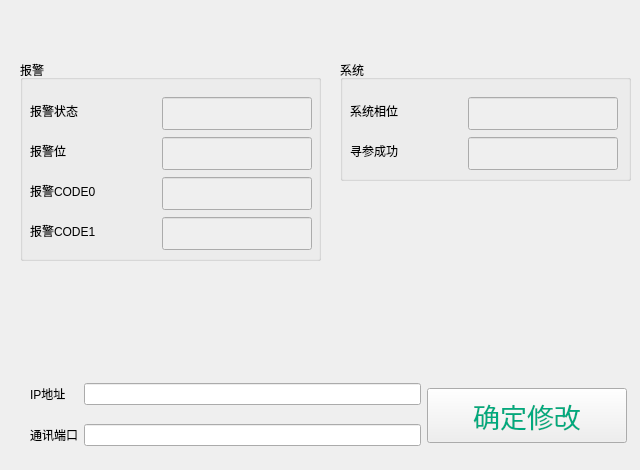
      <widget class="QWidget" name="tab_3">
       <attribute name="title">
        <string>状态及通讯</string>
       </attribute>
       <widget class="QGroupBox" name="groupBox_6">
        <property name="geometry">
         <rect>
          <x>340</x>
          <y>60</y>
          <width>291</width>
          <height>121</height>
         </rect>
        </property>
        <property name="title">
         <string>系统</string>
        </property>
        <widget class="QLineEdit" name="lE_HomeOK">
         <property name="enabled">
          <bool>false</bool>
         </property>
         <property name="geometry">
          <rect>
           <x>128</x>
           <y>77</y>
           <width>150</width>
           <height>33</height>
          </rect>
         </property>
         <property name="minimumSize">
          <size>
           <width>150</width>
           <height>0</height>
          </size>
         </property>
         <property name="maximumSize">
          <size>
           <width>150</width>
           <height>16777215</height>
          </size>
         </property>
        </widget>
        <widget class="QLabel" name="label_22">
         <property name="geometry">
          <rect>
           <x>10</x>
           <y>37</y>
           <width>112</width>
           <height>27</height>
          </rect>
         </property>
         <property name="text">
          <string>系统相位</string>
         </property>
        </widget>
        <widget class="QLineEdit" name="lE_SysPhase_1">
         <property name="enabled">
          <bool>false</bool>
         </property>
         <property name="geometry">
          <rect>
           <x>128</x>
           <y>37</y>
           <width>150</width>
           <height>33</height>
          </rect>
         </property>
         <property name="minimumSize">
          <size>
           <width>150</width>
           <height>0</height>
          </size>
         </property>
         <property name="maximumSize">
          <size>
           <width>150</width>
           <height>16777215</height>
          </size>
         </property>
        </widget>
        <widget class="QLabel" name="label_23">
         <property name="geometry">
          <rect>
           <x>10</x>
           <y>77</y>
           <width>112</width>
           <height>27</height>
          </rect>
         </property>
         <property name="text">
          <string>寻参成功</string>
         </property>
        </widget>
       </widget>
       <widget class="QGroupBox" name="groupBox_4">
        <property name="geometry">
         <rect>
          <x>20</x>
          <y>60</y>
          <width>301</width>
          <height>201</height>
         </rect>
        </property>
        <property name="title">
         <string>报警</string>
        </property>
        <widget class="QLineEdit" name="lE_ServoErrorNum1">
         <property name="enabled">
          <bool>false</bool>
         </property>
         <property name="geometry">
          <rect>
           <x>142</x>
           <y>157</y>
           <width>150</width>
           <height>33</height>
          </rect>
         </property>
         <property name="minimumSize">
          <size>
           <width>150</width>
           <height>0</height>
          </size>
         </property>
         <property name="maximumSize">
          <size>
           <width>150</width>
           <height>16777215</height>
          </size>
         </property>
        </widget>
        <widget class="QLabel" name="label_20">
         <property name="geometry">
          <rect>
           <x>10</x>
           <y>37</y>
           <width>112</width>
           <height>27</height>
          </rect>
         </property>
         <property name="text">
          <string>报警状态</string>
         </property>
        </widget>
        <widget class="QLineEdit" name="lE_AlarmStatus">
         <property name="enabled">
          <bool>false</bool>
         </property>
         <property name="geometry">
          <rect>
           <x>142</x>
           <y>37</y>
           <width>150</width>
           <height>33</height>
          </rect>
         </property>
         <property name="minimumSize">
          <size>
           <width>150</width>
           <height>0</height>
          </size>
         </property>
         <property name="maximumSize">
          <size>
           <width>150</width>
           <height>16777215</height>
          </size>
         </property>
        </widget>
        <widget class="QLineEdit" name="lE_Alarm16">
         <property name="enabled">
          <bool>false</bool>
         </property>
         <property name="geometry">
          <rect>
           <x>142</x>
           <y>77</y>
           <width>150</width>
           <height>33</height>
          </rect>
         </property>
         <property name="minimumSize">
          <size>
           <width>150</width>
           <height>0</height>
          </size>
         </property>
         <property name="maximumSize">
          <size>
           <width>150</width>
           <height>16777215</height>
          </size>
         </property>
        </widget>
        <widget class="QLineEdit" name="lE_ServoErrorNum0">
         <property name="enabled">
          <bool>false</bool>
         </property>
         <property name="geometry">
          <rect>
           <x>142</x>
           <y>117</y>
           <width>150</width>
           <height>33</height>
          </rect>
         </property>
         <property name="minimumSize">
          <size>
           <width>150</width>
           <height>0</height>
          </size>
         </property>
         <property name="maximumSize">
          <size>
           <width>150</width>
           <height>16777215</height>
          </size>
         </property>
        </widget>
        <widget class="QLabel" name="label_21">
         <property name="geometry">
          <rect>
           <x>10</x>
           <y>117</y>
           <width>126</width>
           <height>27</height>
          </rect>
         </property>
         <property name="text">
          <string>报警CODE0</string>
         </property>
        </widget>
        <widget class="QLabel" name="label_46">
         <property name="geometry">
          <rect>
           <x>10</x>
           <y>157</y>
           <width>126</width>
           <height>27</height>
          </rect>
         </property>
         <property name="text">
          <string>报警CODE1</string>
         </property>
        </widget>
        <widget class="QLabel" name="label_3">
         <property name="geometry">
          <rect>
           <x>10</x>
           <y>77</y>
           <width>84</width>
           <height>27</height>
          </rect>
         </property>
         <property name="text">
          <string>报警位</string>
         </property>
        </widget>
       </widget>
       <widget class="QWidget" name="layoutWidget_3">
        <property name="geometry">
         <rect>
          <x>30</x>
          <y>370</y>
          <width>597</width>
          <height>91</height>
         </rect>
        </property>
        <layout class="QHBoxLayout" name="horizontalLayout_5">
         <item>
          <layout class="QGridLayout" name="gridLayout_6">
           <item row="0" column="0">
            <widget class="QLabel" name="label_93">
             <property name="text">
              <string>IP地址</string>
             </property>
            </widget>
           </item>
           <item row="0" column="1">
            <widget class="MyLineEdit" name="lE_IP"/>
           </item>
           <item row="1" column="0">
            <widget class="QLabel" name="label_94">
             <property name="text">
              <string>通讯端口</string>
             </property>
            </widget>
           </item>
           <item row="1" column="1">
            <widget class="MyLineEdit" name="lE_Port"/>
           </item>
          </layout>
         </item>
         <item>
          <widget class="QPushButton" name="pB_changeIPPort">
           <property name="minimumSize">
            <size>
             <width>200</width>
             <height>55</height>
            </size>
           </property>
           <property name="maximumSize">
            <size>
             <width>200</width>
             <height>55</height>
            </size>
           </property>
           <property name="font">
            <font>
             <family>幼圆</family>
             <pointsize>20</pointsize>
             <weight>50</weight>
             <italic>false</italic>
             <bold>false</bold>
            </font>
           </property>
           <property name="styleSheet">
            <string notr="true">color: rgb(0, 170, 127);
font: 20pt &quot;幼圆&quot;;</string>
           </property>
           <property name="text">
            <string>确定修改</string>
           </property>
           <property name="flat">
            <bool>false</bool>
           </property>
          </widget>
         </item>
        </layout>
       </widget>
      </widget>
